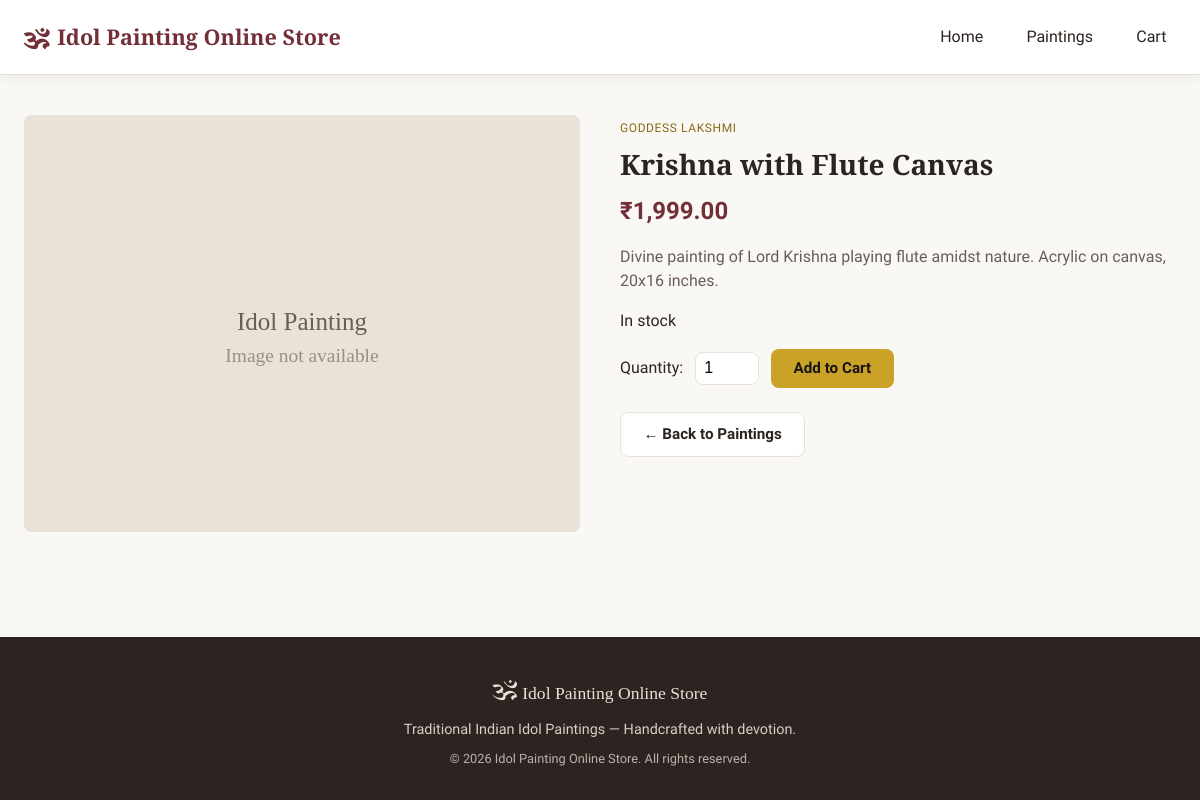
/product.php?id=2, run on the app's committed database.
### tables this page shows
CREATE TABLE products (
    id INT AUTO_INCREMENT PRIMARY KEY,
    category_id INT DEFAULT 1,
    name VARCHAR(200) NOT NULL,
    description TEXT,
    price DECIMAL(10, 2) NOT NULL,
    image_path VARCHAR(255) DEFAULT 'images/placeholder.jpg',
    stock INT DEFAULT 10,
    created_at TIMESTAMP DEFAULT CURRENT_TIMESTAMP,
    FOREIGN KEY (category_id) REFERENCES categories(id)
);

CREATE TABLE categories (
    id INT AUTO_INCREMENT PRIMARY KEY,
    name VARCHAR(50) NOT NULL
);

### product.php (the view, shortened to what this page needs)
<?php
$id = isset($_GET['id']) ? (int)$_GET['id'] : 0;
$pdo = getDB();
$stmt = $pdo->prepare('SELECT p.*, c.name AS category_name FROM products p LEFT JOIN categories c ON p.category_id = c.id WHERE p.id = ?');
$stmt->execute([$id]);
$product = $stmt->fetch();
require_once __DIR__ . '/includes/header.php';
?>
<section class="section product-detail">
    <div class="product-detail-grid">
        <div class="product-detail-image">
            <img src="<?php echo htmlspecialchars($product['image_path']); ?>" alt="<?php echo htmlspecialchars($product['name']); ?>" onerror="this.src='images/placeholder.svg'">
        </div>
        <div class="product-detail-info">
            <span class="product-category"><?php echo htmlspecialchars($product['category_name'] ?? 'Painting'); ?></span>
            <h1><?php echo htmlspecialchars($product['name']); ?></h1>
            <p class="product-detail-price"><?php echo CURRENCY . number_format($product['price'], 2); ?></p>
            <div class="product-detail-desc"><?php echo nl2br(htmlspecialchars($product['description'] ?? '')); ?></div>
            <p class="product-stock"><?php echo (int)$product['stock'] > 0 ? 'In stock' : 'Out of stock'; ?></p>
            <?php if ((int)$product['stock'] > 0): ?>
            <form method="post" class="add-to-cart-form">
                <label for="qty">Quantity:</label>
                <input type="number" id="qty" name="quantity" value="1" min="1" max="<?php echo (int)$product['stock']; ?>">
                <button type="submit" name="add_to_cart" class="btn btn-primary">Add to Cart</button>
            </form>
            <?php endif; ?>
            <a href="products.php" class="btn btn-secondary back-link">← Back to Paintings</a>
        </div>
    </div>
</section>
<?php require_once __DIR__ . '/includes/footer.php'; ?>

### css/style.css (style rules this page uses)
:root { --color-bg: #faf8f5; --color-surface: #ffffff; --color-border: #e8e2d9; --color-text: #2c2420; --color-text-muted: #6b5d54; --color-accent: #b8860b; --color-accent-dark: #8b6914; --color-maroon: #722f37; --color-gold: #c9a227; --font-head: 'Cormorant Garamond', Georgia, serif; --font-body: 'Source Sans 3', system-ui, sans-serif; --shadow: 0 2px 12px rgba(44, 36, 32, 0.08); --radius: 8px; }
* { box-sizing: border-box; }
body { margin: 0; font-family: var(--font-body); font-size: 16px; line-height: 1.5; color: var(--color-text); background: var(--color-bg); min-height: 100vh; display: flex; flex-direction: column; }
.btn { display: inline-block; padding: 0.65rem 1.4rem; border-radius: var(--radius); font-family: var(--font-body); font-weight: 600; text-decoration: none; border: none; cursor: pointer; font-size: 0.95rem; transition: background 0.2s, transform 0.1s; }
.btn-primary { background: var(--color-gold); color: #1a1512; }
.btn-secondary { background: var(--color-surface); color: var(--color-text); border: 1px solid var(--color-border); }
.section { max-width: 1200px; margin: 0 auto; padding: 2.5rem 1.5rem; }
.product-card img, .product-detail-image img { width: 100%; height: 100%; object-fit: cover; }
.product-category { font-size: 0.75rem; text-transform: uppercase; letter-spacing: 0.05em; color: var(--color-accent-dark); }
.product-detail-grid { display: grid; grid-template-columns: 1fr 1fr; gap: 2.5rem; align-items: start; }
.product-detail-image { border-radius: var(--radius); overflow: hidden; background: var(--color-border); aspect-ratio: 4/3; }
.product-detail-info h1 { font-family: var(--font-head); font-size: 1.75rem; margin: 0.25rem 0 0.5rem; }
.product-detail-price { font-size: 1.5rem; font-weight: 700; color: var(--color-maroon); margin: 0.5rem 0 1rem; }
.product-detail-desc { color: var(--color-text-muted); margin-bottom: 1rem; }
.product-stock { margin-bottom: 1rem; font-weight: 500; }
.add-to-cart-form { display: flex; align-items: center; gap: 0.75rem; flex-wrap: wrap; margin-bottom: 1rem; }
.add-to-cart-form label { font-weight: 500; }
.add-to-cart-form input[type="number"] { width: 4rem; padding: 0.4rem 0.5rem; border: 1px solid var(--color-border); border-radius: var(--radius); font-size: 1rem; }
.back-link { display: inline-block; margin-top: 0.5rem; }

### data on the page
products: category.name "GODDESS LAKSHMI", name "Krishna with Flute Canvas", price "1,999.00", description "Divine painting of Lord Krishna playing flute amidst nature. Acrylic on canvas, 20x16 inches."

### other printed values
SITE_NAME "Idol Painting Online Store"
CURRENCY "₹"
